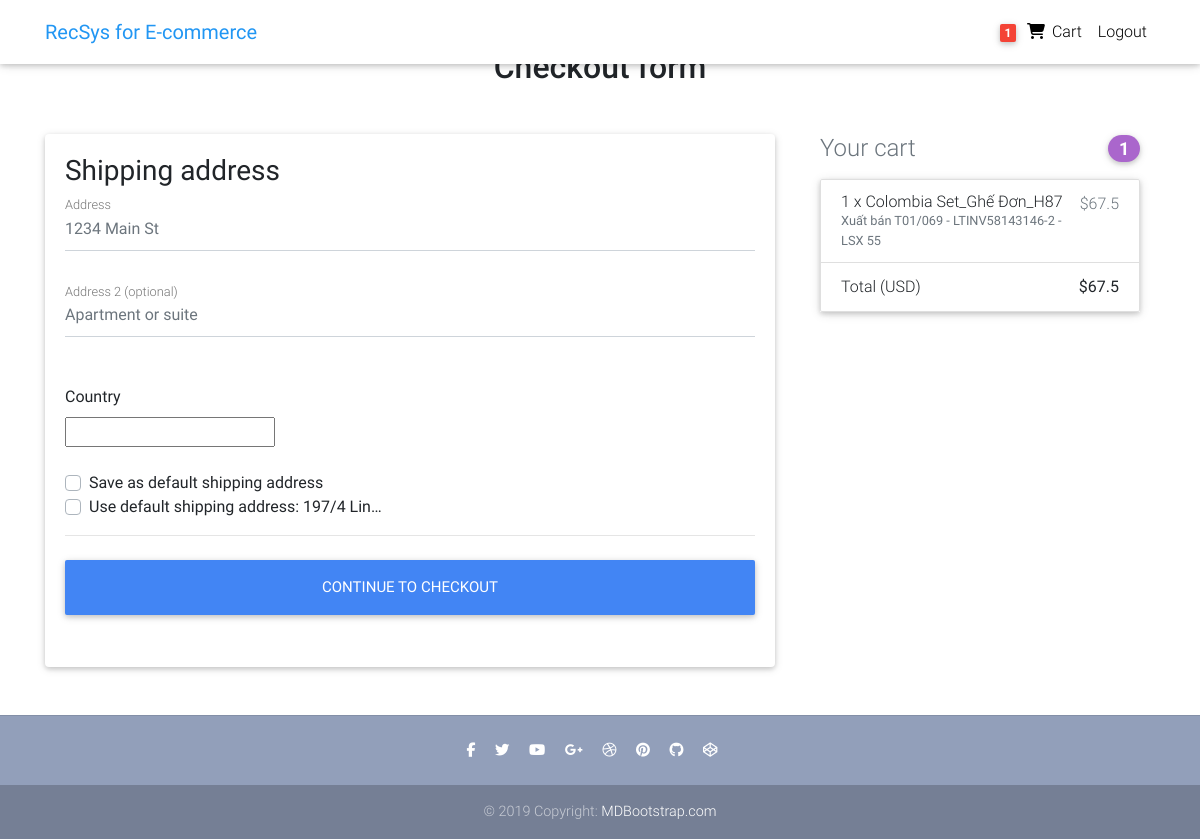
The app's page /checkout/ (signed in) with its own data.
### core/models.py (models this page shows, shortened)
class Order(models.Model):
    user = models.ForeignKey(settings.AUTH_USER_MODEL,
                             on_delete=models.CASCADE)
    ref_code = models.CharField(max_length=20, blank=True, null=True)
    items = models.ManyToManyField(OrderItem)
    start_date = models.DateTimeField(auto_now_add=True)
    ordered_date = models.DateTimeField()
    ordered = models.BooleanField(default=False)
    shipping_address = models.ForeignKey(
        'Address', related_name='shipping_address', on_delete=models.SET_NULL, blank=True, null=True)
    being_delivered = models.BooleanField(default=False)
    received = models.BooleanField(default=False)
    refund_requested = models.BooleanField(default=False)
    refund_granted = models.BooleanField(default=False)
    '''
    1. Item added to cart
    2. Adding a billing address
    (Failed checkout)
    3. Payment
    (Preprocessing, processing, packaging etc.)
    4. Being delivered
    5. Received
    6. Refunds
    '''
    def get_total(self):
        total = 0
        for order_item in self.items.all():
            total += order_item.get_final_price()
        return total

class Address(models.Model):
    user = models.ForeignKey(settings.AUTH_USER_MODEL,
                             on_delete=models.CASCADE)
    street_address = models.CharField(max_length=100)
    apartment_address = models.CharField(max_length=100)
    country = CountryField(multiple=False)
    default = models.BooleanField(default=False)
    class Meta:
        verbose_name_plural = 'Addresses'

class OrderItem(models.Model):
    user = models.ForeignKey(settings.AUTH_USER_MODEL,
                             on_delete=models.CASCADE)
    ordered = models.BooleanField(default=False)
    item = models.ForeignKey(Item, on_delete=models.CASCADE)
    quantity = models.IntegerField(default=1)
    def get_total_item_price(self):
        return self.quantity * self.item.price
    def get_final_price(self):
        if self.item.discount_price:
            return self.get_total_discount_item_price()
        return self.get_total_item_price()

class Item(models.Model):
    code = models.CharField(max_length=100)
    title = models.CharField(max_length=200)
    price = models.FloatField()
    discount_price = models.FloatField(blank=True, null=True)
    slug = models.SlugField()
    description = models.TextField(null=True)
    image = models.ImageField(default="noimage.png")

### core/views.py (the view, shortened to what this page needs)
# urls.py: path('checkout/', CheckoutView.as_view(), name='checkout'),
class CheckoutView(View):
    def get(self, *args, **kwargs):
        try:
            order = Order.objects.get(user=self.request.user, ordered=False)
            form = CheckoutForm()
            context = {
                'form': form,
                'order': order,
                'DISPLAY_COUPON_FORM': True
            }
            shipping_address_qs = Address.objects.filter(
                user=self.request.user,
                default=True
            )
            if shipping_address_qs.exists():
                context.update(
                    {'default_shipping_address': shipping_address_qs[0]})
            return render(self.request, "checkout.html", context)
        except ObjectDoesNotExist:
            messages.info(self.request, "You do not have an active order")
            return redirect("core:checkout")

### core/forms.py
class CheckoutForm(forms.Form):
    shipping_address = forms.CharField(required=False)
    shipping_address2 = forms.CharField(required=False)
    shipping_country = CountryField(blank_label='(select country)').formfield(
        required=False,
        widget=CountrySelectWidget(attrs={
            'class': 'custom-select d-block w-100',
        }))
    set_default_shipping = forms.BooleanField(required=False)
    use_default_shipping = forms.BooleanField(required=False)

### core/templatetags/cart_template_tags.py (called while the page is built)
@register.filter
def cart_item_count(user):
    if user.is_authenticated:
        qs = Order.objects.filter(user=user, ordered=False)
        if qs.exists():
            return qs[0].items.count()
    return 0

### templates/checkout.html (shortened to what this page needs)
{% extends "base.html" %}
{% load crispy_forms_tags %}
{% block content %}
  <main >
    <div class="container wow fadeIn">
      <h2 class="my-5 h2 text-center">Checkout form</h2>
      <div class="row">
        <div class="col-md-8 mb-4">
          <div class="card">
            <form method="POST" class="card-body">
              <h3>Shipping address</h3>
              <div class='hideable_shipping_form'>
                <div class="md-form mb-5">
                  <input type='text' placeholder='1234 Main St' id='shipping_address' name='shipping_address' class='form-control' />
                  <label for="shipping_address" class="">Address</label>
                </div>
                <div class="md-form mb-5">
                  <input type='text' placeholder='Apartment or suite' id='shipping_address2' name='shipping_address2' class='form-control' />
                  <label for="shipping_address2" class="">Address 2 (optional)</label>
                </div>
                <div class="row">
                  <div class="col-lg-4 col-md-12 mb-4">
                    <label for="shipping_country">Country</label>
                    {{ form.shipping_country }}
                  </div>
                </div>
                <div class="custom-control custom-checkbox">
                  <label class="custom-control-label" for="set_default_shipping">Save as default shipping address</label>
                </div>
              </div>
              {% if default_shipping_address %}
              <div class="custom-control custom-checkbox">
                <label class="custom-control-label" for="use_default_shipping">Use default shipping address: {{ default_shipping_address.street_address|truncatechars:10 }}</label>
              </div>
              {% endif %}
              <hr class="mb-4">
              <button class="btn btn-primary btn-lg btn-block" type="submit">Continue to checkout</button>
            </form>
          </div>
        </div>
        <div class="col-md-4 mb-4">
          {% include "order_snippet.html" %}
        </div>
      </div>
    </div>
  </main>
{% endblock content %}

### templates/navbar.html (shortened to what this page needs)
{% load cart_template_tags %}
<nav class="navbar fixed-top navbar-expand-lg navbar-light white scrolling-navbar">
    <div class="container">
      <a class="navbar-brand waves-effect" href="/">
        <strong class="blue-text">RecSys for E-commerce</strong>
      </a>
      <div class="collapse navbar-collapse" id="navbarSupportedContent">
        <ul class="navbar-nav nav-flex-icons">
          {% if request.user.is_authenticated %}
          <li class="nav-item">
            <a href="{% url 'core:order-summary' %}" class="nav-link waves-effect">
              <span class="badge red z-depth-1 mr-1"> {{ request.user|cart_item_count }} </span>
              <i class="fas fa-shopping-cart"></i>
              <span class="clearfix d-none d-sm-inline-block"> Cart </span>
            </a>
          </li>
          <li class="nav-item">
            <a class="nav-link waves-effect" href="{% url 'account_logout' %}">
              <span class="clearfix d-none d-sm-inline-block"> Logout </span>
            </a>
          </li>
          {% endif %}
        </ul>
      </div>
    </div>
  </nav>

### templates/order_snippet.html
<div class="col-md-12 mb-4">
    <h4 class="d-flex justify-content-between align-items-center mb-3">
    <span class="text-muted">Your cart</span>
    <span class="badge badge-secondary badge-pill">{{ order.items.count }}</span>
    </h4>
    <ul class="list-group mb-3 z-depth-1">
    {% for order_item in order.items.all %}
    <li class="list-group-item d-flex justify-content-between lh-condensed">
        <div>
        <h6 class="my-0">{{ order_item.quantity }} x {{ order_item.item.title}}</h6>
        <small class="text-muted">{{ order_item.item.description}}</small>
        </div>
        <span class="text-muted">${{ order_item.get_final_price }}</span>
    </li>
    {% endfor %}
    <li class="list-group-item d-flex justify-content-between">
        <span>Total (USD)</span>
        <strong>${{ order.get_total }}</strong>
    </li>
    </ul>
</div>

### templates/base.html (style rules this page uses)
html, body, header, .carousel { height: 60vh; }

### records on screen
Address: street_address "197/4 Lin…"
Order: items.count "1", get_total "67.5"
OrderItem: quantity "1", item "Colombia Set_Ghế Đơn_H87", item.description "Xuất bán T01/069 - LTINV58143146-2 - LSX 55", get_final_price "67.5"

### other values on screen
{{ request.user|cart_item_count }} "1"
